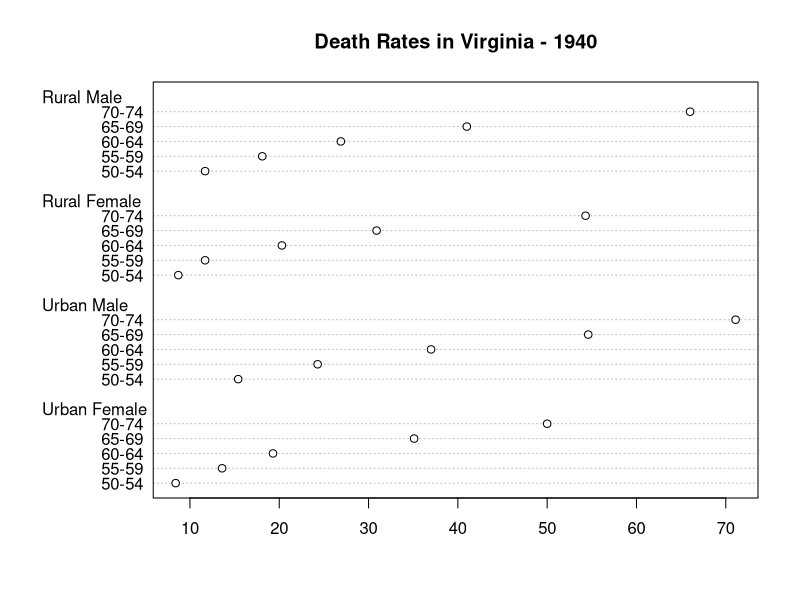
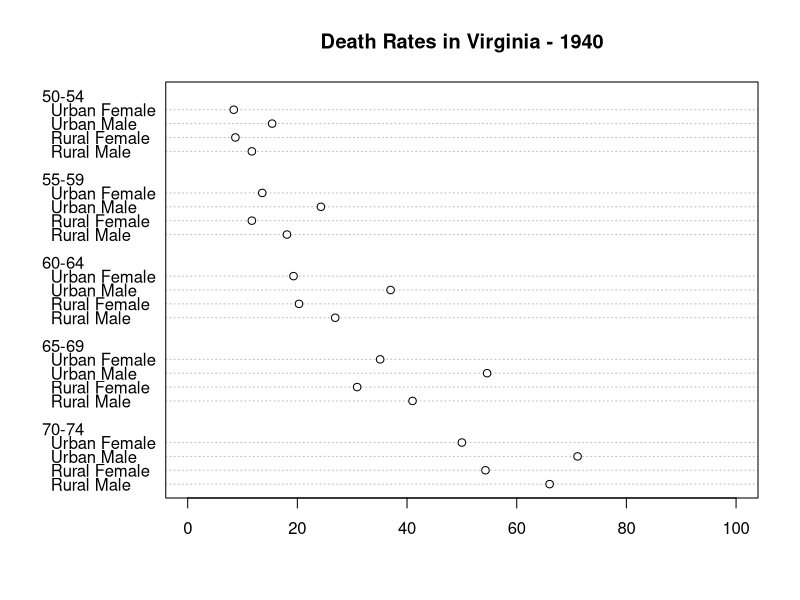
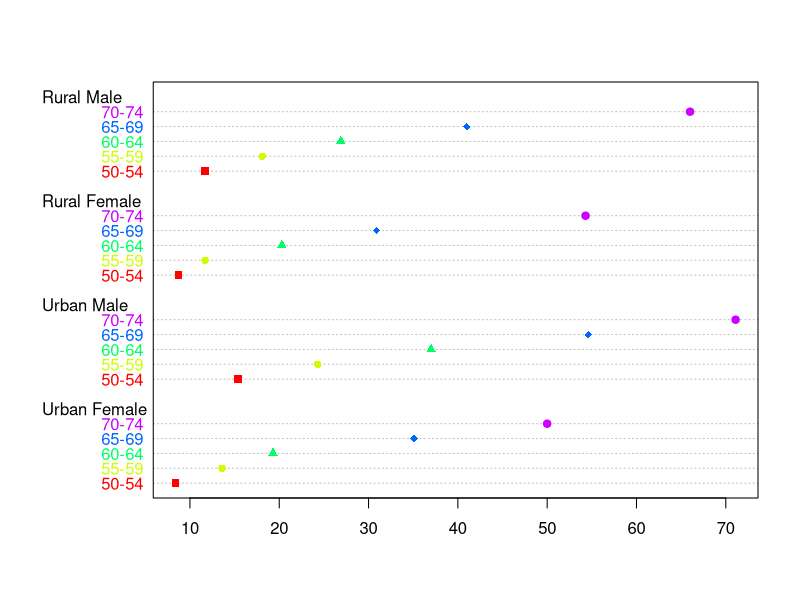
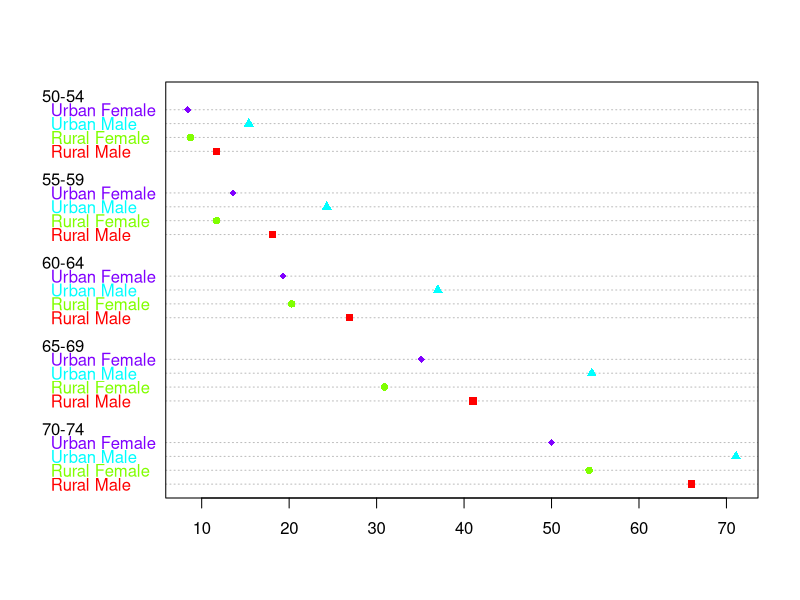
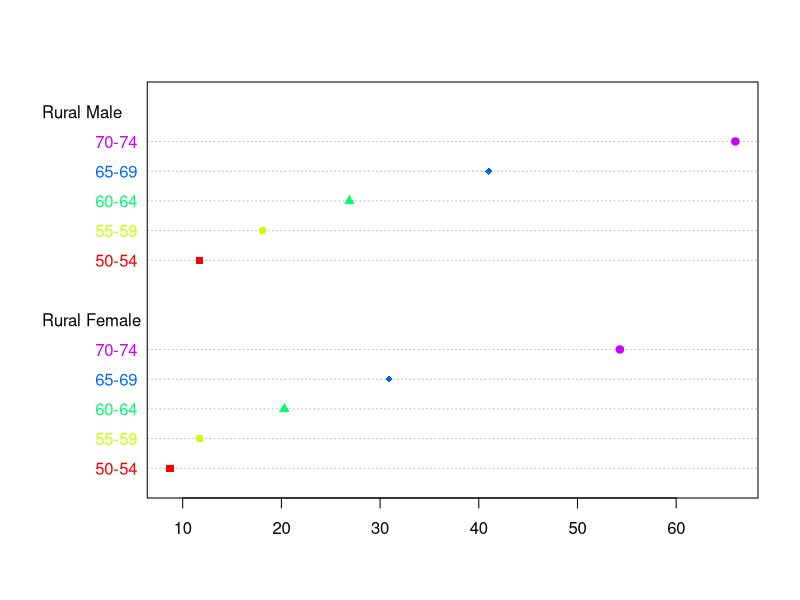
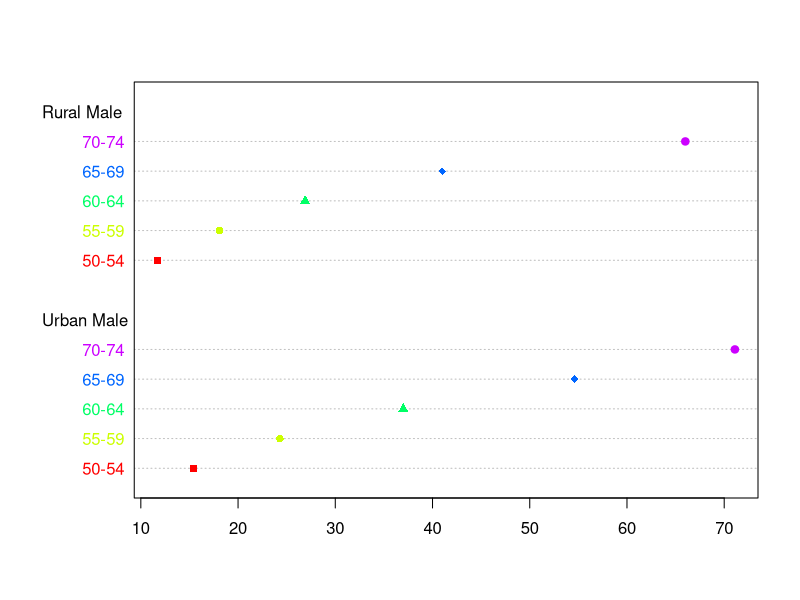

The R source for these figures, in order:
# R Examples of dotchart()
dotchart(VADeaths, main="Death Rates in Virginia - 1940")
dotchart(t(VADeaths), xlim=c(0,100), 
         main="Death Rates in Virginia - 1940")

# modify the symbol and color
dotchart(VADeaths, col=rainbow(5), pch=c(15:19))
dotchart(t(VADeaths), col=rainbow(4), pch=c(15:18))
dotchart(VADeaths[,c(1,2)], col=rainbow(5), pch=c(15:19))
dotchart(VADeaths[,c(1,3)], col=rainbow(5), pch=c(15:19))
